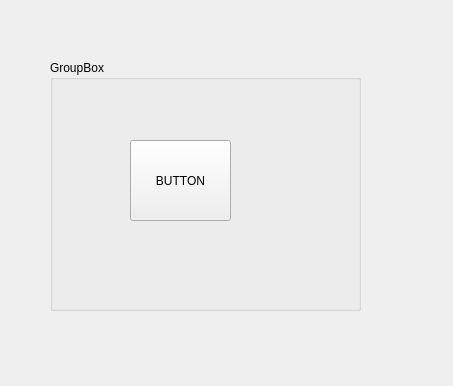
<?xml version="1.0" encoding="UTF-8"?>
<ui version="4.0">
 <class>MainWindow</class>
 <widget class="QMainWindow" name="MainWindow">
  <property name="geometry">
   <rect>
    <x>0</x>
    <y>0</y>
    <width>453</width>
    <height>386</height>
   </rect>
  </property>
  <property name="windowTitle">
   <string>MainWindow</string>
  </property>
  <widget class="QWidget" name="centralwidget">
   <widget class="QGroupBox" name="groupBox">
    <property name="geometry">
     <rect>
      <x>50</x>
      <y>60</y>
      <width>311</width>
      <height>251</height>
     </rect>
    </property>
    <property name="title">
     <string>GroupBox</string>
    </property>
    <widget class="QPushButton" name="pushButton">
     <property name="geometry">
      <rect>
       <x>80</x>
       <y>80</y>
       <width>101</width>
       <height>81</height>
      </rect>
     </property>
     <property name="text">
      <string>BUTTON</string>
     </property>
    </widget>
   </widget>
  </widget>
 </widget>
 <resources/>
 <connections/>
</ui>
